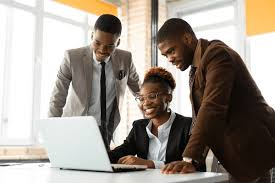
#> input picture assets/images/1.jfif, 275 x 183 px
$ python verify.py ../assets/images/1.jfif
#> lines starting #> are read from the running program, lines starting #| are printed output that depends on the picture
import sys
import joblib
import cv2
import numpy as np

model = joblib.load("face_classifier_model.pkl")
#> (reads face_recognition/face_classifier_model.pkl from the repository)

def extract_face(image_path):
#> called with image_path = '../assets/images/1.jfif'
    img = cv2.imread(image_path)
#> img is the input picture: shape (183, 275, 3); mean B, G, R 143.5, 152.4, 160.9
    face_cascade = cv2.CascadeClassifier(cv2.data.haarcascades + 'haarcascade_frontalface_default.xml')
    gray = cv2.cvtColor(img, cv2.COLOR_BGR2GRAY)
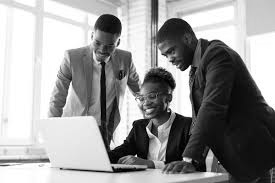
#> gray: shape (183, 275); min 0, max 255, mean 154
    faces = face_cascade.detectMultiScale(gray, 1.1, 4)
#> faces = ()

    if len(faces) == 0:
        return None

    x, y, w, h = faces[0]
    face = cv2.resize(gray[y:y+h, x:x+w], (100, 100))
    return face.flatten().reshape(1, -1)

if __name__ == "__main__":
    path = sys.argv[1]
    face = extract_face(path)
    if face is None:
        print("No face detected")
        sys.exit()
#> (the program exits here)
